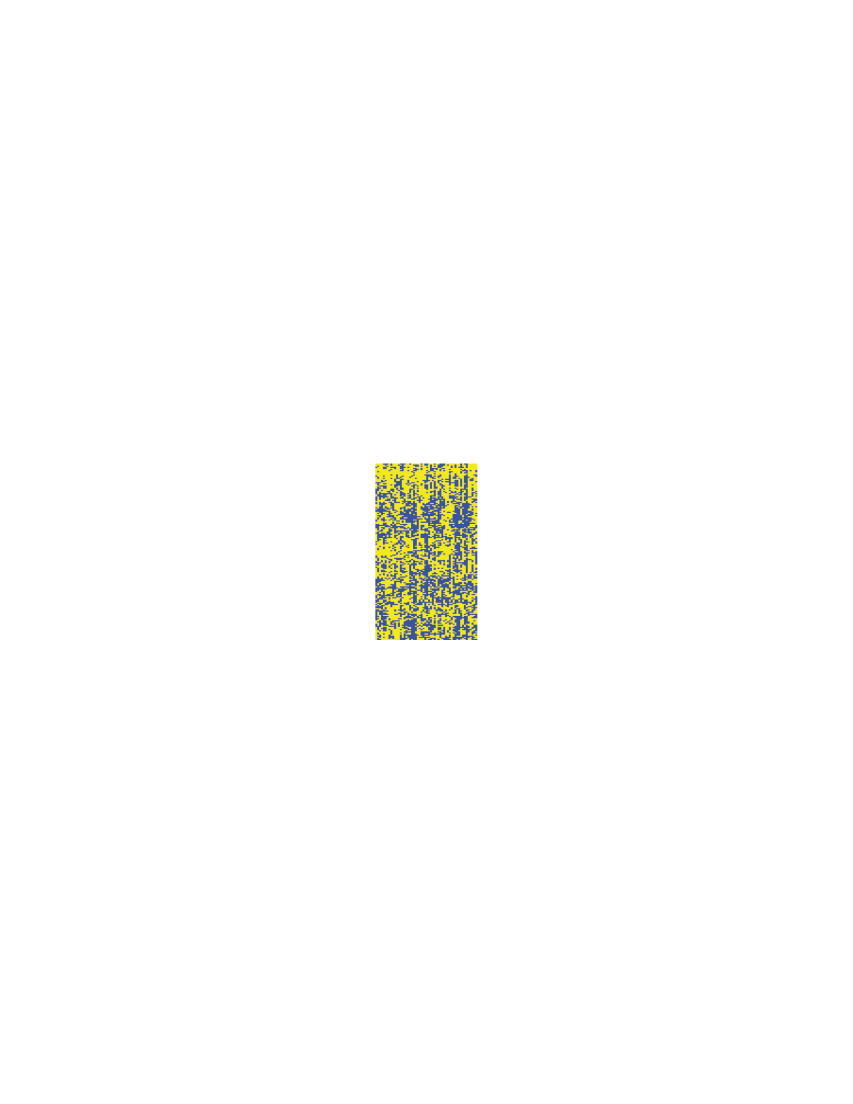
%> input picture 190214_Chou_NatNeuroscience_extractimagedata/ChouFig7.png, 2559 x 3311 px (shown at 1/3 size)
$ octave extractChoudata.m   (GNU Octave 9; MATLAB toolbox functions it lacks are replaced by stand-ins)
%> lines starting %> are read from the running program, lines starting %| are printed output that depends on the picture; in (x1, y1, x2, y2) boxes, pixels count from 0 and x2, y2 are one past the last pixel; in counts of white or black regions, pixels touching at a corner belong together; the program's own positions count from 1
%% extract data from chou paper, nature neuroscience 2010
% figure 7a
clear all
close all

a=imread('ChouFig7.png');
b=rgb2gray(a);
cropxy=[1127 1391; 1432 1920];
c=b(cropxy(1,2):cropxy(2,2),cropxy(1,1):cropxy(2,1));
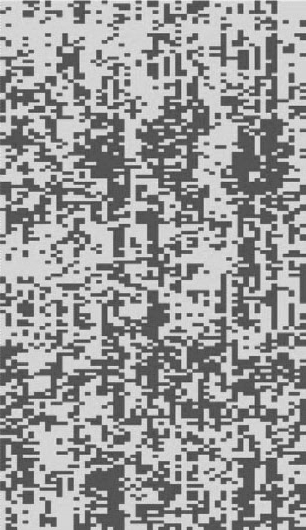
%> c: size 530x306 uint8; min 65, max 241, mean 154.7

thresh=150;

d=double(c>thresh);
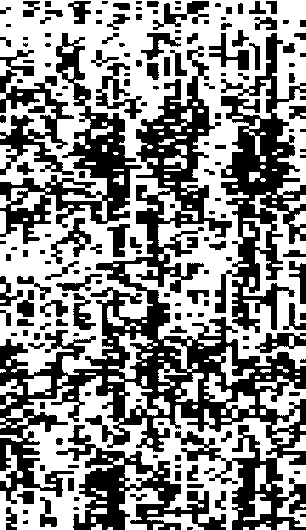
%> d: size 530x306 double; values 0 (black) and 1 (white), 54.7% white; 173 black regions (41 under 20 px), largest, box (x1, y1, x2, y2) and area: (0, 46, 306, 530) 32616, (215, 33, 306, 333) 10307, (0, 33, 142, 244) 7298

numGloms=54;

xwidth=abs(1127-1432);
xstep=xwidth/numGloms;

nCells=161;
ywidth=abs(1390-1921);
ystep=ywidth/nCells;

% sample from cropped image to get original data
originalData=zeros(nCells,numGloms);
for i=1:numGloms
    for j=1:nCells
        originalData(j,i)=d(round(ystep/2+(j-1)*ystep),round(xstep/2+(i-1)*xstep));
    end
end
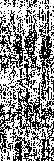
%> originalData: size 161x54 double; values 0 (black) and 1 (white), 56.1% white; black in thin lines or dots

% for each glomerulus pair, count how many times they are innervated by the
% same cell

pairedInnervation=zeros(numGloms,numGloms);
for i=1:numGloms
    for j=1:numGloms
        if i~=j
            pairedInnervation(i,j)=sum(originalData(:,i).*originalData(:,j));
        end
    end
end
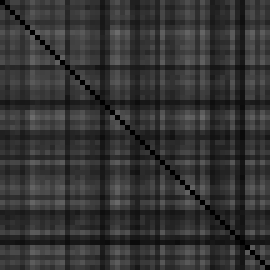
%> pairedInnervation: size 54x54 double (shown 5 times larger); min 0, max 107, mean 51


% create randomly permuted matrix
shuffles=1000;
randConvergences=zeros(numGloms,numGloms,shuffles);
%> (the run ends here)
